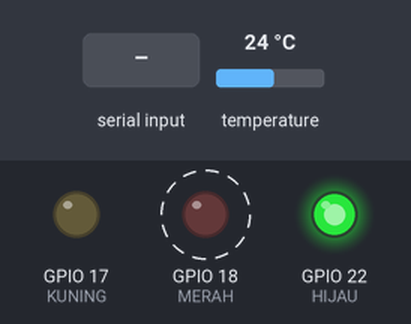
Bench run of a program on a simulated Raspberry Pi (BCM pin numbers). On the bench: output pins drawn as LEDs (lit = HIGH). Dashed ring = blinking. Inputs (shaded band) come from the test bench; at power-on: temperature 24 °C. The clock reads 2024-03-15 10:24:30 at power-on unless the program sets it; threads take turns every 2 ms; what the program prints to the terminal is not drawn.

Above: at 1.2 s.
1.3 s: "1\n" received over the second serial link
Timing chart, 0 to 10.3 s (numbered marks = the images above; inputs shaded):
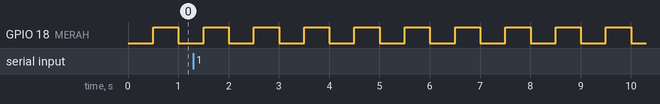

Measured:
- by itself, GPIO 18 (MERAH): alternates HIGH for 0.50 s and LOW for 0.50 s

The program:

i2cNiamTamami.py
```python
import RPi.GPIO as GPIO
import threading
import time
import Queue
import serial
import smbus

MERAH 	= 18
KUNING 	= 17
HIJAU 	= 22
BUTTON1 = 23
BUTTON0 = 27

GPIO.setmode(GPIO.BCM)			#BCM > (standart penulisan GPIO6)
								#BOARD > (standart penulisan PIN31)
GPIO.setup(MERAH,GPIO.OUT)
GPIO.setup(KUNING,GPIO.OUT)
GPIO.setup(HIJAU,GPIO.OUT)

GPIO.setup(BUTTON0,GPIO.IN)
GPIO.setup(BUTTON1,GPIO.IN)

GPIO.output(HIJAU,GPIO.HIGH)

port = serial.Serial("/dev/ttyUSB0",9600)

bus = smbus.SMBus(1)
address = 0x68

def decToBCD(dec):
	return ((dec//10)*16) + (dec % 10)

def BCDToDec(bcd):
	return ((bcd//16)*10) + (bcd % 16)

def task1():						#kirim Data
	count=0
	while True:
		port.write("Hello Niam %d \r\n" % (count))
		count += 1
		time.sleep(2)

def task2():						#terima Data
	while True:
		recv = port.readline()
		print recv

def	task3():
	while True:
		GPIO.output(MERAH,GPIO.LOW)
		time.sleep(0.5)
		GPIO.output(MERAH,GPIO.HIGH)
		time.sleep(0.5)

def	task4():
	while True:
		sec = bus.read_byte_data(address,0x00)
		sec = BCDToDec(sec)
		minute = bus.read_byte_data(address,0x01)
		minute = BCDToDec(minute)
		hour = bus.read_byte_data(address,0x02)
		hour = BCDToDec(hour)
		temp = bus.read_byte_data(address,0x11) + (bus.read_byte_data(address,0x12)>>6)*0.25
		print "Time %02d:%02d:%02d" % (hour,minute,sec)
		print "Temp %.2f" % temp + unichr(176) + "C"
		time.sleep(1)


#buat multitasking
#kalau daemon=True, maka thread (menjadi service) bisa di close jika program utama di close
#kalau daemon=False, maka thread (menjadi service) tidak bisa di close saat program utama di close

thread1 = threading.Thread(target = task1)
thread1.daemon = True
thread1.start()

thread2 = threading.Thread(target = task2)
thread2.daemon = True
thread2.start()

thread3 = threading.Thread(target = task3)
thread3.daemon = True
thread3.start()

thread4 = threading.Thread(target = task4)
thread4.daemon = True
thread4.start()


#pengaturan jam
#hour=11
#minute=38

#hour=decToBCD(hour)
#bus.write_byte_data(address,0x02,hour)
#minute=decToBCD(minute)
#bus.write_byte_data(address,0x01,minute)

try:
	while True:
		time.sleep(0.01)

except KeyboardInterrupt:
	port.close()
	print "selesai"
```
